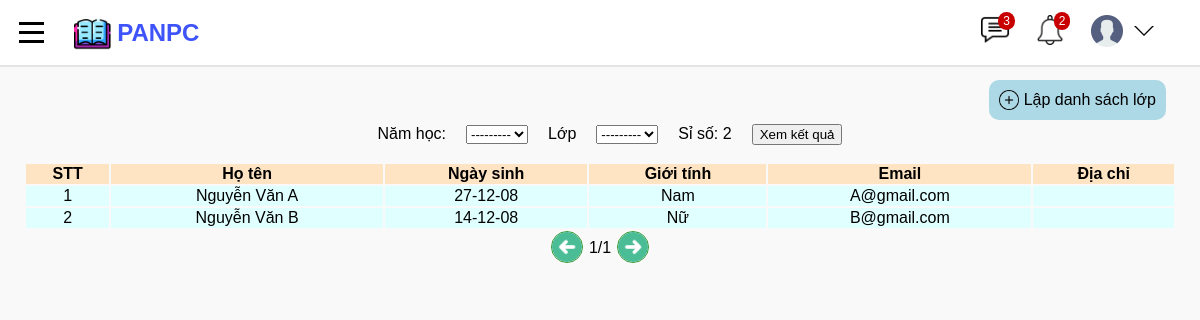
/danhsachlop/ (signed in), run on an earlier commit of the app's database.
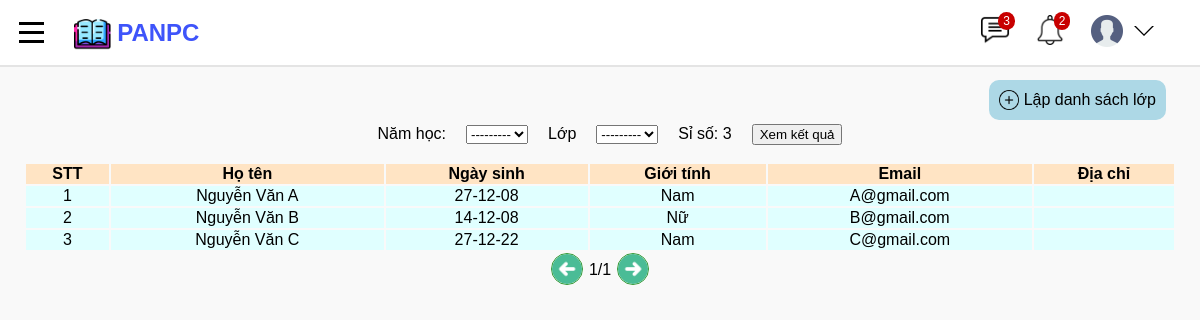
And on a later commit of the database.
### studentManager/models.py (models this page shows, shortened)
class Student(models.Model):
    user = models.OneToOneField(CustomUser, on_delete=models.CASCADE)
    classOfSchool = models.ManyToManyField(SchoolClass, blank=True)

class CustomUser(AbstractUser):
    USER_TYPE = (('1', "Admin"), ('2', "Teacher"), ('3', "Student"))
    SEX_CATELOGY = [("1", "Nam"), ("0", "Nữ")]
    now = date.today
    username = models.CharField(max_length=200, unique=True)
    role = models.CharField(default='1', choices=USER_TYPE, max_length=1)
    is_active = models.BooleanField(default=True)
    is_staff = models.BooleanField(default=False)
    is_superuser = models.BooleanField(default=False)
    name = models.CharField(default='', max_length=200)
    dateOfBirth = models.DateField(default=now)
    sex = models.CharField(default='1', choices=SEX_CATELOGY,max_length=1)
    phone = models.CharField(default='', max_length=20, blank=True)
    email = models.EmailField(max_length=200, unique=True)
    address = models.TextField(default='', blank=True)
    USERNAME_FIELD = "username"
    REQUIRED_FIELDS = []
    objects = CustomUserManager()
    class Meta:
        constraints = [
            models.UniqueConstraint(
                fields=['username', 'email'], name="unique_user")
        ]

### studentManager/views.py (the view)
# urls.py: path('danhsachlop/', views.dsLop, name = "dsLop"),
@login_required(login_url = 'loginpage')
def dsLop(request):
    students = Student.objects.all()
    class_filter = ClassFilter(request.GET, queryset=students)
    students = class_filter.qs.order_by('user__name')
    format_date = [s.user.dateOfBirth.strftime("%d-%m-%y") for s in students]
    n_students = students.count()
    context = {
        'students': zip(students, format_date),
        'class_filter': class_filter,
        'n_students': n_students,
    }
    return render(request, 'studentManager/dslop.html', context)

### studentManager/templates/studentManager/dslop.html (shortened to what this page needs)
{% extends 'studentManager/base.html' %}
{% load static %}
{% block content %}
<header class="tacvu">
  <a class="add" href="{% url 'chonNamHoc' %}">
    <img src="{% static 'images/add.png' %}" height="20px">
    <p>Lập danh sách lớp</p>
  </a>
</header>
<form class="list-year" action="" method="GET">
  <label for="years_topic">Năm học:</label>
    {{class_filter.form.year}}
  <label for="class_topic">Lớp</label>
    {{class_filter.form.classOfSchool}}
  <label>Sỉ số: {{n_students}}</label>
  <button class="result-btn" name="rq_result">Xem kết quả</button>
</form>
<table class="table">
  <tr>
    <th>STT</th>
    <th>Họ tên</th>
    <th>Ngày sinh</th>
    <th>Giới tính</th>
    <th>Email</th>
    <th>Địa chỉ</th>
  </tr>
  {% for student, date in students %}
    <tr class ="list">
      <td>{{ forloop.counter }}</td>
      <td>{{student.user.name}}</td>
      <td>{{date}}</td>
    {%if student.user.sex == '1'%}
      <td>Nam</td>
    {%else%}
      <td>Nữ</td>
    {%endif%}
      <td>{{student.user.email}}</td>
      <td>{{student.user.address}}</td>
    </tr>
  {% endfor %}
</table>
<div class="pagenumber">
  <button class="previous" type="previous">
    <img src="{% static 'images/previous.png' %}">
  </button>
  <p>1/1</p>
  <button class="next" type="next">
    <img src="{% static 'images/next.png' %}">
  </button>
</div>
{% endblock %}

What changed in the data, as far as the page shows it:
added Student: user.name "Nguyễn Văn C", date "27-12-22", shows "Nam", user.email "C@gmail.com"
Also different on the page:
{{ n_students }}: "2" → "3"
